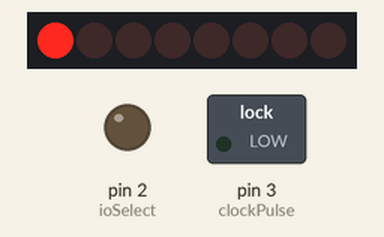
The sketch below on a simulated Arduino Uno, built with avr-gcc and run on an emulated ATmega328P. Shown: 8 shift-register outputs drawn as a row of LEDs (first output left, lit = HIGH), switched loads named in the sketch (green lamp = pin HIGH), output pins drawn as LEDs (lit = HIGH). Wiring (inferred from the names in the program): shift register (74HC595): data pin 6; shift clock pin 7; latch pin 8; MR pin 5. Wiring (inferred from the signals the program sends): row of LEDs: on Q0, Q1, Q2, Q3, Q4, Q5, Q6, Q7. Pins used as bus, display or sensor lines are not drawn.

Above: at 0.6 s.
At 1.1 s:
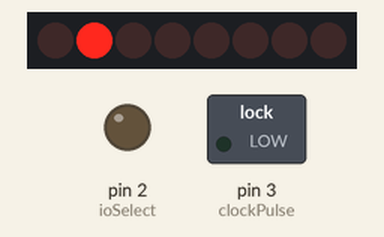
At 1.6 s:
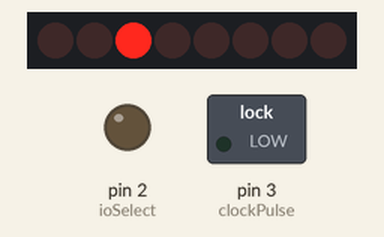
At 2.1 s:
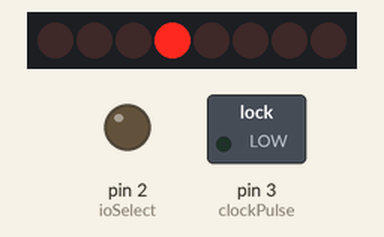
At 3.1 s:
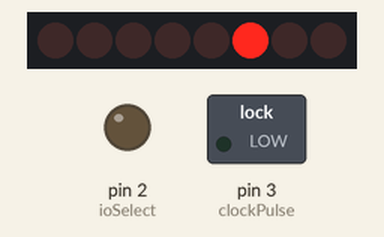
At 4.1 s:
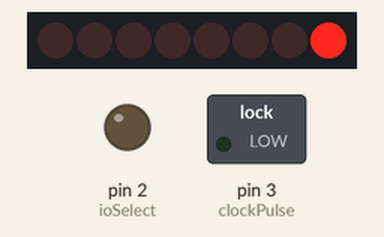
Timing chart, 0 to 6.0 s (numbered marks = the images above):
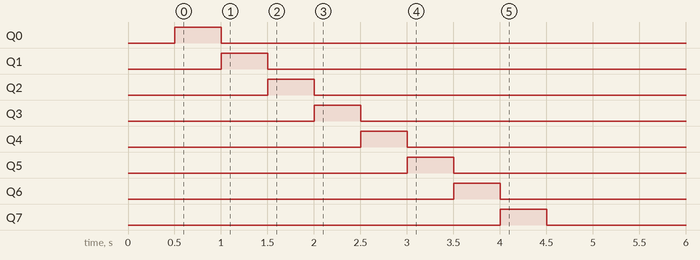

The sketch:

ExpandCombinedExpermintal.ino
```cpp
int ioSelect = 2;     // SR Pin 15.
int clockPulse = 3;   //SR Pin 7.
int dataOut = 4;      //SR Pin 13.
int clearPin = 5; //Arduino pin 5 connected to Pin 10, SRCLR(Clear/Reset) of 74HC595
int serialData = 6;  //Arduino pin 6 connected to Pin 14, SER(serial input) of 74HC595
int shiftClock = 7;  //Arduino pin 7 connected to Pin 11, SRCLK(shift clock) of 74HC595
int latchClock = 8;  //Arduino pin 8 connected to Pin 12, RCLK(storage/latch clock) of 74HC595 ]

byte leds = 0;

int j;               //used in a for loop to declare which bit is set to 1
int value;           //stores the digital read value of the data pin
                     //(0 if no button is pressed, 1 if a button is pressed)

byte switchVar = 0;  //stores a byte array to show which button was pressed

void setup() {   //runs once at startup
   //set pins to output so you can control the shift register
  pinMode(clearPin, OUTPUT);
  pinMode(shiftClock, OUTPUT);
  pinMode(latchClock, OUTPUT);
  pinMode(serialData, OUTPUT);

  pinMode(ioSelect, OUTPUT);
  pinMode(clockPulse, OUTPUT);
  pinMode(dataOut, INPUT);

  digitalWrite(clearPin, LOW); //Pin is active-low, this clears the shift register
  digitalWrite(clearPin, HIGH); //Clear pin is inactive

Serial.begin(9600);  //setting baud rate
}


void loop() {
  leds = 0;
  updateShiftRegister();
  delay(250);
  for (int i = 0; i < 96; i++)
  {
    bitSet(leds, i);
      if (i >= 1){
        int k = i - 1;
        bitClear (leds, k);
      }
    updateShiftRegister();
    delay(250);
  }

  uint32_t  dataIn = 0;       //Swap out byte for uint16_t or uint32_t
  digitalWrite(ioSelect, 0);    // enables parallel inputs
  digitalWrite(clockPulse, 0);  // start clock pin low
  digitalWrite(clockPulse, 1);  // set clock pin high, data loaded into SR
  digitalWrite(ioSelect, 1);    // disable parallel inputs and enable serial output

    for(j = 0; j < 48; j++) {         //sets integer to values 0 through 7 for all 8 bits
      value = digitalRead(dataOut); //reads data from SR serial data out pin
      Serial.print("Button Position: "); // checks bit position 0-7
      Serial.println(j);
      Serial.print("Button Value: ");  //checks whether button was pressed (high vs low)
      Serial.println(value);
      if (value) {
        int a = (1 << j);       // shifts bit to its proper place in sequence.
                              /*for more information see Arduino "BitShift" */
        dataIn = dataIn | a;    //combines data from shifted bits to form a single 8-bit number
                              /*for more information see Arduino "Bitwise operators" */
        }
        digitalWrite(clockPulse, LOW);  //after each bit is logged,
        digitalWrite(clockPulse, HIGH); //pulses clock to get next bit
    }
    /*   if (switchVar != dataIn)
    {
      switchVar = dataIn;
      Serial.print("dataIn DEC: "); // Will show readout of data in decimal
      Serial.print(dataIn, DEC);
      Serial.println();
      Serial.print("dataIn BIN: "); //Will show readout of data in binary
      Serial.print(dataIn, BIN);
      Serial.println();
    } */
 delay(20000); //short delay added for debugging

}

void updateShiftRegister() {
   digitalWrite(latchClock, LOW);
          // take the latchClock low so
          // the LEDs don't change while you're sending in bits:


   shiftOut(serialData, shiftClock, MSBFIRST, leds);      // shift out the bits
   digitalWrite(latchClock, HIGH);     //take the latch pin high so the LEDs will light up
   delay(250);     // pause before next value
}
```

Measured:
- by itself, Q0: LOW → HIGH at 0.50 s, → LOW 0.50 s later
- by itself, Q1: LOW → HIGH at 1.0 s, → LOW 0.50 s later
- by itself, Q2: LOW → HIGH at 1.5 s, → LOW 0.50 s later
- by itself, Q3: LOW → HIGH at 2.0 s, → LOW 0.50 s later
- by itself, Q4: LOW → HIGH at 2.5 s, → LOW 0.50 s later
- by itself, Q5: LOW → HIGH at 3.0 s, → LOW 0.50 s later
- by itself, Q6: LOW → HIGH at 3.5 s, → LOW 0.50 s later
- by itself, Q7: LOW → HIGH at 4.0 s, → LOW 0.50 s later
